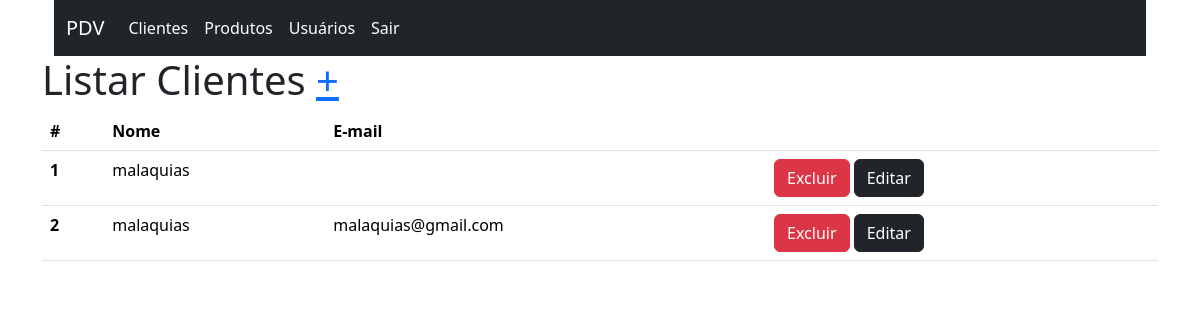
The page /clientes/index.php (signed in) on the database its author committed.
### tables this page shows
CREATE TABLE `clientes` (
  `id` int(11) NOT NULL AUTO_INCREMENT,
  `nome` varchar(255) DEFAULT NULL,
  `email` varchar(255) DEFAULT NULL,
  PRIMARY KEY (`id`)
);

### clientes/index.php (the view, shortened to what this page needs)
<?php
include('../conexao.php');
?>
<html>
<head>
    <link href="https://cdn.jsdelivr.net/npm/bootstrap@5.3.2/dist/css/bootstrap.min.css" rel="stylesheet">
</head>
<body>
<div class="container">
    <?php include '../menu.php';?>
    <h1>Listar Clientes <a href="add.php">+</a></h1>
    <table class="table">
        <thead>
        <tr>
            <th scope="col">#</th>
            <th scope="col">Nome</th>
            <th scope="col">E-mail</th>
            <th scope="col"></th>
        </tr>
        </thead>
        <tbody>
        <?php
        $consulta = $conexao->query("select * from clientes");
        while ($linha = $consulta->fetch(PDO::FETCH_ASSOC)){
        ?>
        <tr>
            <th scope="row"><?php echo $linha["id"]?></th>
            <td><?php echo $linha["nome"]?></td>
            <td><?php echo $linha["email"]?></td>
            <td>
                <a href="delete.php?id=<?php echo $linha["id"]?>" onclick="return confirm('Deseja realmente excluir?')"><button type="button" class="btn btn-danger">Excluir</button></a>
                <a href="edit.php?id=<?php echo $linha["id"]?>"> <button type="button" class="btn btn-dark">Editar</button></a>
            </td>
        </tr>
        <?php }?>
        </tbody>
    </table>
</div>
</body>
</html>

### rows shown on the page
clientes: id "1", nome "malaquias"
clientes: id "2", nome "malaquias", email "malaquias@gmail.com"
